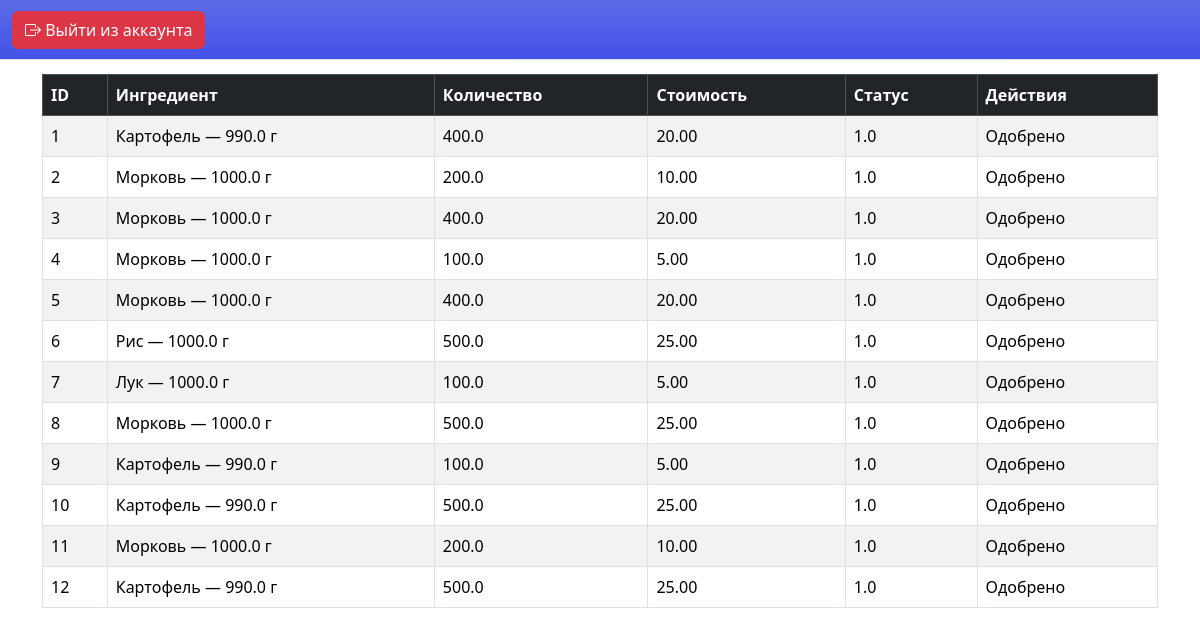
/canadmin/view_orders, run on the app's committed database.
### cook/models.py (models this page shows, shortened)
class Order(models.Model):
    ingredient = models.ForeignKey(Ingredient, on_delete=models.CASCADE)
    amount = models.FloatField()
    cost = models.DecimalField(max_digits=10, decimal_places=2)
    status = models.FloatField()
    date = models.DateField(auto_now_add=True,null=True)

class Ingredient(models.Model):
    title = models.CharField(max_length=255)
    amount = models.FloatField(default=0)
    cost = models.DecimalField(max_digits=10, decimal_places=2)
    picture = models.ImageField(upload_to="pictures/ingredients", null=True, blank=True)
    def __str__(self):
        return f"{self.title} — {self.amount} г"

### canadmin/views.py (the view)
# urls.py: path('view_orders', views.vieworders, name='admin_view_orders'),
def vieworders(request: HttpRequest) -> HttpResponse:
    orderdict = Order.objects.all()
    return render(request, 'canadmin/orders.html', context={'orders': orderdict})

### templates/canadmin/orders.html
{% extends 'canadmin/main.html' %}
{% block content %}
<div class="container mt-4">
    <h3 class="mb-3">Заказы</h3>
    <table class="table table-striped table-bordered table-hover">
        <thead class="table-dark">
            <tr>
                <th>ID</th>
                <th>Ингредиент</th>
                <th>Количество</th>
                <th>Стоимость</th>
                <th>Статус</th>
                <th>Действия</th>
            </tr>
        </thead>
        <tbody>
            {% for order in orders %}
            <tr>
                <td>{{ order.id }}</td>
                <td>{{ order.ingredient }}</td>
                <td>{{ order.amount }}</td>
                <td>{{ order.cost }}</td>
                <td>{{ order.status }}</td>
                <td>
                    {% if order.status != 1 %}
                    <div class="d-flex gap-2">
                        <form method="post" action="{% url 'change_order_status' order.id %}">
                            {% csrf_token %}
                            <input type="hidden" name="status">
                            <button type="submit" class="btn btn-success btn-sm">Одобрить</button>
                        </form>
                        <form method="post" action="{% url 'change_order_status' order.id %}">
                            {% csrf_token %}
                        </form>
                    </div>
                    {% else %}
                    Одобрено
                    {% endif %}
                </td>
            </tr>
            {% endfor %}
        </tbody>
    </table>
</div>
{% endblock %}

### data on the page
Order: id "1", ingredient "Картофель — 990.0 г", amount "400.0", cost "20.00", status "1.0", shows "Одобрено"
Order: id "2", ingredient "Морковь — 1000.0 г", amount "200.0", cost "10.00", status "1.0", shows "Одобрено"
Order: id "3", ingredient "Морковь — 1000.0 г", amount "400.0", cost "20.00", status "1.0", shows "Одобрено"
Order: id "4", ingredient "Морковь — 1000.0 г", amount "100.0", cost "5.00", status "1.0", shows "Одобрено"
Order: id "5", ingredient "Морковь — 1000.0 г", amount "400.0", cost "20.00", status "1.0", shows "Одобрено"
Order: id "6", ingredient "Рис — 1000.0 г", amount "500.0", cost "25.00", status "1.0", shows "Одобрено"
Order: id "7", ingredient "Лук — 1000.0 г", amount "100.0", cost "5.00", status "1.0", shows "Одобрено"
Order: id "8", ingredient "Морковь — 1000.0 г", amount "500.0", cost "25.00", status "1.0", shows "Одобрено"
Order: id "9", ingredient "Картофель — 990.0 г", amount "100.0", cost "5.00", status "1.0", shows "Одобрено"
Order: id "10", ingredient "Картофель — 990.0 г", amount "500.0", cost "25.00", status "1.0", shows "Одобрено"
Order: id "11", ingredient "Морковь — 1000.0 г", amount "200.0", cost "10.00", status "1.0", shows "Одобрено"
Order: id "12", ingredient "Картофель — 990.0 г", amount "500.0", cost "25.00", status "1.0", shows "Одобрено"
